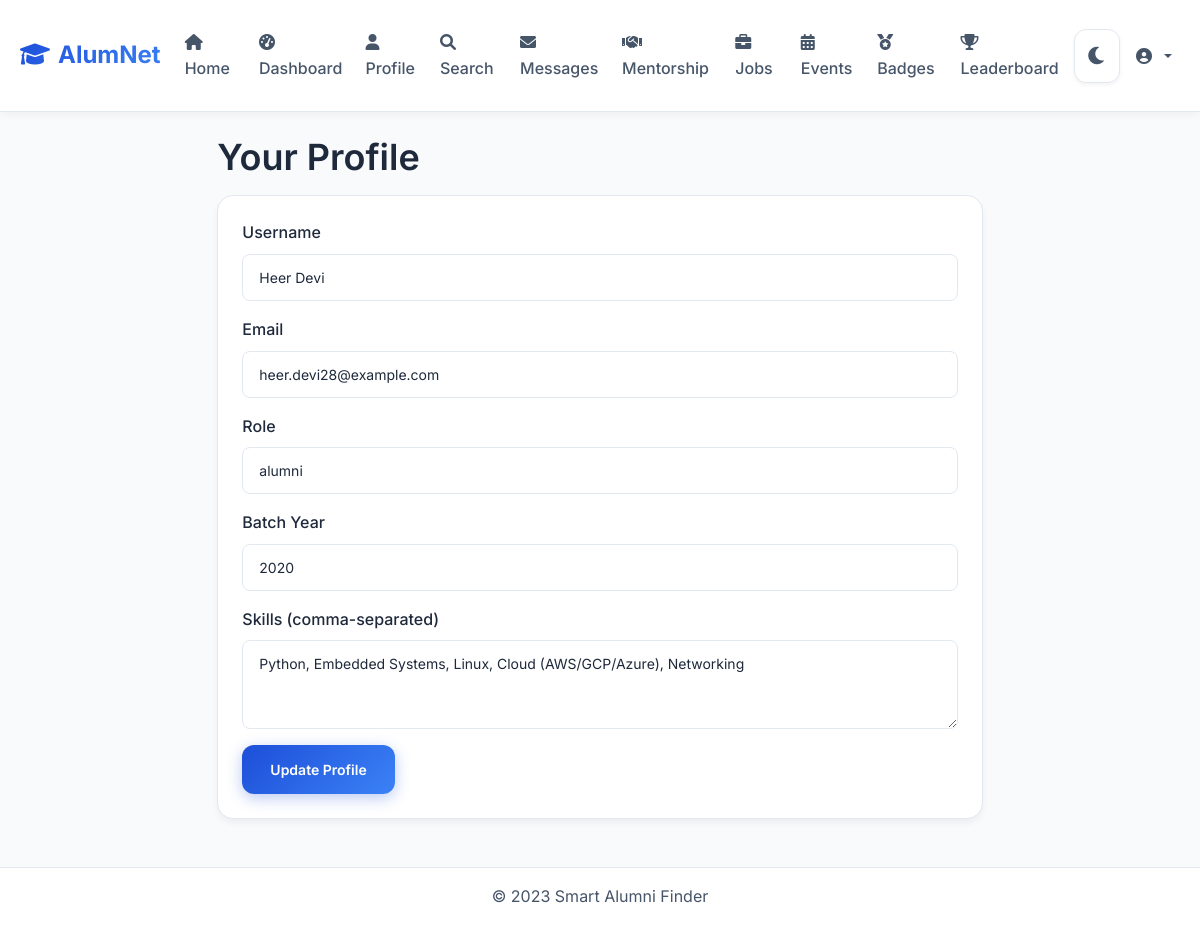
The page /profile (signed in) on the database its author committed.
### models.py (models this page shows, shortened)
class User(db.Model):
    id = db.Column(db.Integer, primary_key=True)
    username = db.Column(db.String(80), unique=True, nullable=False)
    email = db.Column(db.String(120), unique=True, nullable=False)
    password = db.Column(db.String(120), nullable=False)
    role = db.Column(db.String(20), nullable=False)  # student, alumni, faculty
    alumni_id = db.Column(db.String(20), unique=True, nullable=True)  # For alumni
    faculty_id = db.Column(db.String(20), unique=True, nullable=True)  # For faculty
    batch_year = db.Column(db.Integer, nullable=True)
    skills = db.Column(db.Text, nullable=True)  # comma-separated
    created_at = db.Column(db.DateTime, default=datetime.utcnow)

### app.py (the view, shortened to what this page needs)
@app.route('/profile', methods=['GET', 'POST'])
def profile():
    if 'user_id' not in session:
        return redirect(url_for('login'))
    user = User.query.get(session['user_id'])
    return render_template('profile.html', user=user)

### templates/profile.html (shortened to what this page needs)
{% extends "base.html" %}
{% block content %}
<div class="row justify-content-center">
    <div class="col-md-8">
        <h1>Your Profile</h1>
        <div class="card">
            <div class="card-body">
                <form method="POST">
                    <div class="mb-3">
                        <label for="username" class="form-label">Username</label>
                        <input type="text" class="form-control" id="username" name="username" value="{{ user.username }}" required>
                    </div>
                    <div class="mb-3">
                        <label for="email" class="form-label">Email</label>
                        <input type="email" class="form-control" id="email" name="email" value="{{ user.email }}" required>
                    </div>
                    <div class="mb-3">
                        <label for="role" class="form-label">Role</label>
                        <input type="text" class="form-control" id="role" name="role" value="{{ user.role }}" readonly>
                    </div>
                    {% if user.role in ['alumni', 'student'] %}
                    <div class="mb-3">
                        <label for="batch_year" class="form-label">Batch Year</label>
                        <input type="number" class="form-control" id="batch_year" name="batch_year" value="{{ user.batch_year or '' }}">
                    </div>
                    {% endif %}
                    <div class="mb-3">
                        <label for="skills" class="form-label">Skills (comma-separated)</label>
                        <textarea class="form-control" id="skills" name="skills" rows="3">{{ user.skills or '' }}</textarea>
                    </div>
                    <button type="submit" class="btn btn-primary">Update Profile</button>
                </form>
            </div>
        </div>
    </div>
</div>
{% endblock %}

### static/css/style.css (style rules this page uses)
:root { --primary-light: #1d4ed8; --primary-dark: #3b82f6; --accent-light: #7c3aed; --accent-dark: #a78bfa; --success-light: #059669; --success-dark: #10b981; --error-light: #dc2626; --error-dark: #ef4444; --background: #f8fafc; --surface: #ffffff; --surface-hover: #f1f5f9; --text-primary: #1e293b; --text-secondary: #475569; --text-muted: #64748b; --border: #e2e8f0; --border-hover: #cbd5e1; --shadow: rgba(0, 0, 0, 0.05); --shadow-hover: rgba(0, 0, 0, 0.1); --gradient-primary: linear-gradient(135deg, #1d4ed8, #3b82f6); --gradient-accent: linear-gradient(135deg, #7c3aed, #a78bfa); }
* { box-sizing: border-box; }
body { background: var(--background); color: var(--text-primary); font-family: 'Inter', -apple-system, BlinkMacSystemFont, 'Segoe UI', Roboto, sans-serif; line-height: 1.6; margin: 0; min-height: 100vh; transition: background-color 0.3s ease, color 0.3s ease; }
h1, h2, h3, h4, h5, h6 { font-weight: 600; line-height: 1.2; margin: 0 0 16px 0; }
h1 { font-size: 2.25rem; }
.card { background: var(--surface); border: 1px solid var(--border); border-radius: 16px; box-shadow: 0 4px 6px var(--shadow); transition: all 0.3s ease; margin-bottom: 24px; overflow: hidden; }
.card-body { padding: 24px; }
.btn { border-radius: 12px; font-weight: 600; font-size: 0.875rem; padding: 14px 28px; text-decoration: none; transition: all 0.3s ease; border: none; cursor: pointer; display: inline-flex; align-items: center; justify-content: center; gap: 8px; position: relative; overflow: hidden; }
.btn::before { content: ''; position: absolute; top: 0; left: -100%; width: 100%; height: 100%; background: linear-gradient(90deg, transparent, rgba(255,255,255,0.2), transparent); transition: left 0.5s; }
.btn-primary { background: var(--gradient-primary); color: white; box-shadow: 0 4px 15px rgba(29, 78, 216, 0.3); }
.form-control { background: var(--surface); border: 1px solid var(--border); border-radius: 8px; color: var(--text-primary); font-size: 0.875rem; padding: 12px 16px; transition: border-color 0.2s ease, box-shadow 0.2s ease; width: 100%; }
.form-control::placeholder { color: var(--text-muted); }
.form-label { color: var(--text-primary); font-weight: 500; margin-bottom: 8px; display: block; }
textarea::placeholder, input::placeholder, select::placeholder { color: var(--text-muted) !important; opacity: 1; }
.row { display: flex; flex-wrap: wrap; margin: 0 -12px; }
.col-md-8, .col-md-4 { padding: 0 12px; }
.col-md-8 { flex: 0 0 66.666667%; max-width: 66.666667%; }
.mb-3 { margin-bottom: 16px; }
.justify-content-center { justify-content: center; }

### rows shown on the page
User: username "Heer Devi", email "heer.devi28@example.com", role "alumni", batch_year "2020", skills "Python, Embedded Systems, Linux, Cloud (AWS/GCP/Azure), Networking"
